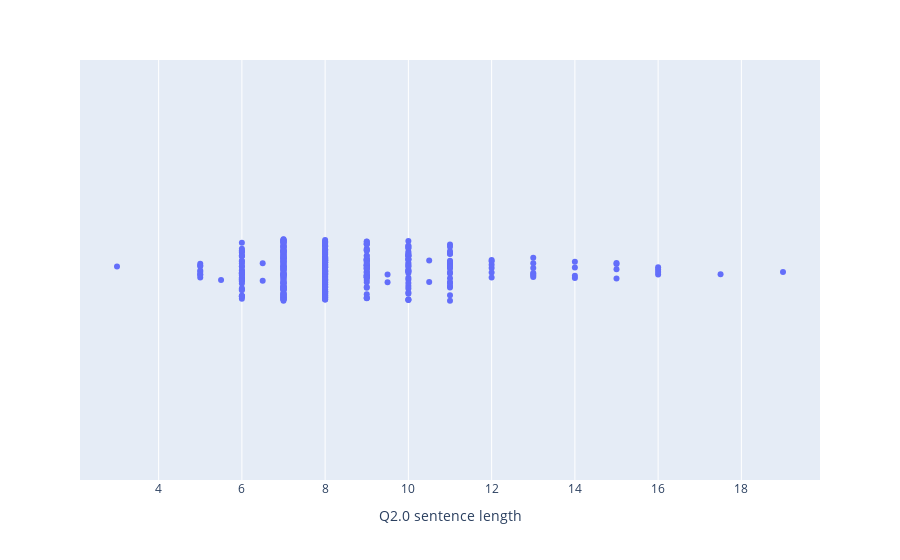

This figure's notebook cell:
### Code cell
px.strip(transcripts_df, x = 'Q2.0 sentence length', hover_data= ['description'])

### Figure 1 — Plotly figure (JSON) as saved in the notebook; plotly's stock layout.template omitted (floating-point values rounded to 4 significant figures; data arrays with more than 128 entries replaced by an {"elided": "..."} marker saying what was removed)
{"data": [{"alignmentgroup": "True", "boxpoints": "all", "customdata": {"elided": "381x1 str values"}, "fillcolor": "rgba(255,255,255,0)", "hoveron": "points", "hovertemplate": "Q2.0 sentence length=%{x}<br>description=%{customdata[0]}<extra></extra>", "legendgroup": "", "line": {"color": "rgba(255,255,255,0)"}, "marker": {"color": "#636efa"}, "name": "", "offsetgroup": "", "orientation": "h", "pointpos": 0, "showlegend": false, "type": "box", "x": {"elided": "381 float values"}, "x0": " ", "xaxis": "x", "y0": " ", "yaxis": "y"}], "layout": {"boxmode": "group", "legend": {"tracegroupgap": 0}, "margin": {"t": 60}, "xaxis": {"anchor": "y", "domain": [0, 1], "title": {"text": "Q2.0 sentence length"}}, "yaxis": {"anchor": "x", "domain": [0, 1]}}}
